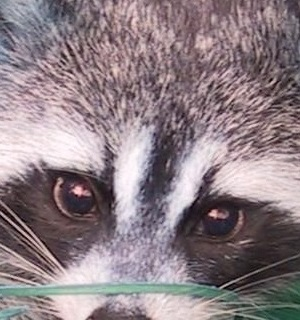
#> input picture frame_2D_alg/images/raccoon_head.jpg, 300 x 320 px
$ python frame_blobs.py
#> lines starting #> are read from the running program, lines starting #| are printed output that depends on the picture; after the words box and inside, x2 and y2 are one past the last pixel; in counts of white or black regions, pixels touching at a corner belong together
### frame_2D_alg/class_cluster.py
"""
Provide a base class for cluster objects in 2D implementation of CogAlg.

Features:
- Unique instance ids per class.
- Instances are retrievable by ids via class.
- Reduced memory usage compared to using dict.
- Methods generated via string templates so overheads caused by
differences in interfaces are mostly eliminated.
- Can be extended/modified further to support main implementation better.

"""

import weakref
from numbers import Number


NoneType = type(None)

_methods_template = '''
@property
def id(self):
    return self._id

def pack(self{pack_args}):
    """Pack all fields/params back into {typename}."""
    {pack_assignments}

def unpack(self):
    """Unpack all fields/params back into the cluster."""
    return ({param_vals})

def accumulate(self, **kwargs):
    """Add a number to specified numerical fields/params."""
    {accumulations}

def __contains__(self, item):
    return (item in {params})

def __delattr__(self, item):
    raise AttributeError("cannot delete attribute from "
                         "'{typename}' object")

def __repr__(self):
    return "{typename}({repr_fmt})" % ({numeric_param_vals})

'''

class MetaCluster(type):
    """
    Serve as a factory for creating new cluster classes.
    """
    def __new__(mcs, typename, bases, attrs):  # called right before a new class is created
        # get fields/params and numeric params
#> called with typename = 'ClusterStructure', bases = ()
        params = tuple(attr for attr in attrs
                       if not attr.startswith('_')
                       and not callable(attr))
        numeric_params = tuple(param for param in params
                               if issubclass(attrs[param], Number))

        # Fill in the template
        methods_definitions = _methods_template.format(
            typename=typename,
            params=str(params),
            param_vals=', '.join(f'self.{param}'
                                 for param in params),
            numeric_param_vals=', '.join(f'self.{param}'
                                         for param in numeric_params),
            pack_args=', '.join(param for param in ('', *params)),
            pack_assignments='; '.join(f'self.{param} = {param}'
                                  for param in params)
                             if params else 'pass',
            accumulations='; '.join(f"self.{param} += "
                                    f"kwargs.get('{param}', 0)"
                                    for param in numeric_params)
                          if params else 'pass',
            repr_fmt=', '.join(f'{param}=%r' for param in numeric_params),
        )
        # Generate methods
        namespace = dict(print=print)
        exec(methods_definitions, namespace)
        # Replace irrelevant names
        namespace.pop('__builtins__')
        namespace.pop('print')

        # Update to attrs
        attrs.update(namespace)

        # Save default types for fields/params
        for param in params:
            attrs[param + '_type'] = attrs.pop(param)
        # attrs['params'] = params
        # attrs['numeric_params'] = numeric_params

        # Add fields/params and other instance attributes
        attrs['__slots__'] = (('_id', 'hid', *params, '__weakref__')
                              if not bases else ('_id', 'hid', *params))

        # Register the new class
        cls = super().__new__(mcs, typename, bases, attrs)

        # Create container for references to instances
        cls._instances = []

        return cls

    def __call__(cls, *args, **kwargs):  # call right before a new instace is created
        # register new instace
        instance = super().__call__(*args, **kwargs)

        # initialize fields/params
        for param in cls.__slots__[2:]:  # Exclude _id and __weakref__
            setattr(instance, param,
                    kwargs.get(param,
                               getattr(cls, param + '_type')()))

        # Set id
        instance._id = len(cls._instances)

        # Create ref
        cls._instances.append(weakref.ref(instance))

        # no default higher cluster id, set to None
        instance.hid = None  # higher cluster's id

        return instance

    # [5 lines left out: function get_instance, not called in this run]

    @property
    def instance_cnt(cls):
        return len(cls._instances)


class ClusterStructure(metaclass=MetaCluster):
    """
    Base class for cluster objects in 2D implementation of CogAlg.

    Each time a new instance is created, four things are done:
    - Set initialize field/param.
    - Set id.
    - Save a weak reference of instance inside the class object.
    (meaning that if there's no other references to instance,
    it will be garbage collected, weakref to it will return None
    afterwards)
    - Set higher cluster id to None (no higher cluster structure yet)

    Examples
    --------
    >>> from frame_class import Cluster
    >>> class CP(Cluster):
    >>>     L = int  # field/param name and default type
    >>>     I = int
    >>>
    >>> P1 = CP(L=1, I=5) # initialized with values
    >>> print(P1)
    CP(L=1, I=5)

    >>> P2 = CP()  # default initialization
    >>> print(P2)
    CP(L=0, I=0)

    >>> print(P1.id, P2.id)  # instance's ids
    0 1

    >>> # look for object by instance's ids
    >>> print(CP.get_instance(0), CP.get_instance(1))
    CP(L=1, I=5) CP(L=0, I=0)

    >>> P2.L += 1; P2.I += 10  # assignment, fields are mutable
    >>> print(P2)
    CP(L=1, I=10)

    >>> # field/param types are not constrained, so be careful!
    >>> P2.L = 'something'
    >>> print(P2)
    CP(L='something', I=10)

    """

    def __init__(self, **kwargs):
        pass

# [3 lines that do not run on import are left out]

### frame_2D_alg/utils.py
from itertools import (repeat, accumulate, chain, starmap, tee)
import numbers
import numpy as np

import cv2

# ----------------------------------------------------------------------------
# Constants

# colors
WHITE = 255
BLACK = 0
GREY = 128
DGREY = 64
LGREY = 192

masking_val = 128  # Pixel at this value can be over-written

SIGN_MAPS = {
    'binary': {
        False: BLACK,
        True: WHITE,
    },
    'ternary': {
        0: WHITE,
        1: BLACK,
        2: GREY
    },
}

# ----------------------------------------------------------------------------
# General purpose functions

# [14 lines left out: functions bipolar, pairwise, not called in this run]


def flatten(listOfLists):
    "Flatten one level of nesting"
    return chain.from_iterable(listOfLists)


def minmax(iterable, min=min, max=max, tee=tee):
    a, b = tee(iterable)
    return min(a), max(b)


# [4 lines left out: function array2image, not called in this run]


def imread(filename, raise_if_not_read=True):
    "Read an image in grayscale, return array."
#> called with filename = './images//raccoon_head.jpg', raise_if_not_read = True
    try:
        return cv2.imread(filename, 0).astype(int)
#> returned value: shape (320, 300) int64; min 0, max 254, mean 132
    except AttributeError:
        if raise_if_not_read:
            raise SystemError('image is not read')
        else:
            print('Warning: image is not read')
            return None


def imwrite(filename, img):
    "Write image with cv2.imwrite."
    cv2.imwrite(filename, img)

# ----------------------------------------------------------------------------
# Blob slicing

# [39 lines left out: functions slice_to_box, localize, not called in this run]


def shrink(shape, x, axes=(0, 1)):
    '''Return shape tuple that is shrunken by x units.'''
    return tuple(X - x if axis in axes else X for axis, X in enumerate(shape))

# ----------------------------------------------------------------------------
# Blob drawing

# [203 lines left out: functions map_sub_blobs, map_frame_binary, map_frame, draw_blob, draw_stack, stack_box and 5 more, not called in this run]

# ---------------------------------------------------------------------
# ----------------------------------------------------------------------------

### frame_2D_alg/frame_blobs.py
'''
    2D version of first-level core algorithm will have frame_blobs, intra_blob (recursive search within blobs), and xy_blobs.
    frame_blobs() performs three types of operations:
    - comp_pixel:
    Comparison between diagonal pixels in 2x2 kernels of image forms derts: tuples of pixel + derivatives per kernel.
    The output is dert__: 2D pixel-mapped array of pixel-mapped derts.
    - derts2blobs:
    Image dert__ is segmented into blobs: contiguous areas of positive | negative deviation of gradient per kernel.
    Each blob is parameterized with summed derivatives of its constituent derts.
    - assign_adjacents:
    Each blob is assigned internal and external sets of opposite-sign blobs it is connected to.
'''

import sys
import numpy as np

from collections import deque
from frame_blobs_defs import CBlob, FrameOfBlobs
from frame_blobs_imaging import visualize_blobs
from utils import minmax

ave = 30  # filter or hyper-parameter, set as a guess, latter adjusted by feedback
UNFILLED = -1
EXCLUDED_ID = -2

def accum_blob_Dert(blob, dert__, y, x):
    blob.I += dert__[0][y, x]
    blob.Dy += dert__[1][y, x]
    blob.Dx += dert__[2][y, x]
    blob.G += dert__[3][y, x]
    blob.M += dert__[4][y, x]


def comp_pixel(image):  # 2x2 pixel cross-correlation within image, as in edge detection operators
    # see comp_pixel_versions file for other versions and more explanation

    # input slices into sliding 2x2 kernel, each slice is a shifted 2D frame of grey-scale pixels:
    topleft__ = image[:-1, :-1]
    topright__ = image[:-1, 1:]
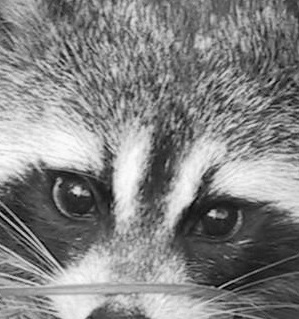
#> topright__: shape (319, 299) int64; min 0, max 254, mean 131.9
    bottomleft__ = image[1:, :-1]
    bottomright__ = image[1:, 1:]
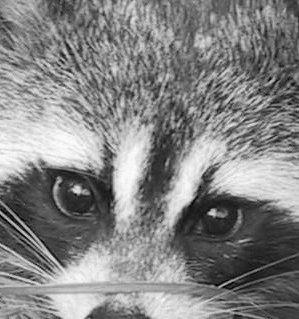
#> bottomright__: shape (319, 299) int64; min 0, max 254, mean 132

    Gy__ = ((bottomleft__ + bottomright__) - (topleft__ + topright__))  # same as decomposition of two diagonal differences into Gy
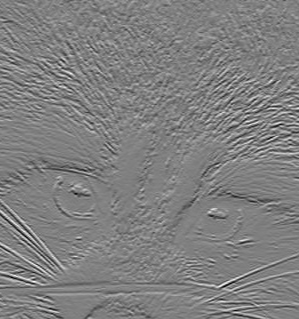
#> Gy__: shape (319, 299) int64; min -214, max 212, mean 0.1; drawn with min black and max white
    Gx__ = ((topright__ + bottomright__) - (topleft__ + bottomleft__))  # same as decomposition of two diagonal differences into Gx
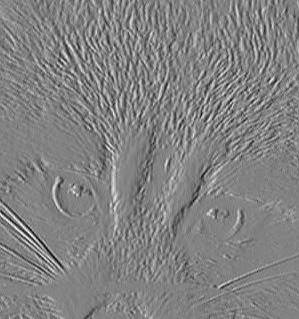
#> Gx__: shape (319, 299) int64; min -165, max 158, mean -0.3; drawn with min black and max white

    G__ = (np.hypot(Gy__, Gx__) - ave).astype('int')  # deviation of central gradient per kernel, between four vertex pixels
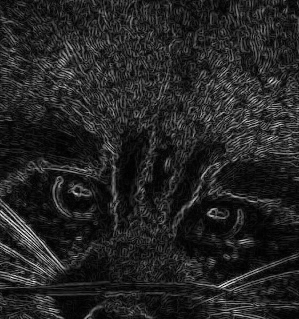
#> G__: shape (319, 299) int64; min -30, max 206, mean 3.6; drawn with min black and max white
    M__ = ave - (abs(topleft__ - bottomright__) + abs(topright__ - bottomleft__))  # inverse deviation of SAD: variation in kernel
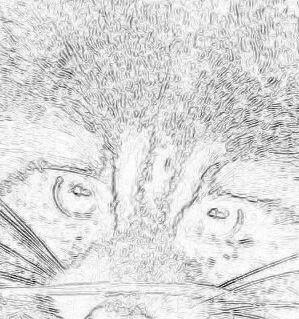
#> M__: shape (319, 299) int64; min -184, max 30, mean -0.3; drawn with min black and max white
#> `dert__ = comp_pixel(image)`: dert__ = 5 items

    return (topleft__, Gy__, Gx__, G__, M__)  # tuple of 2D arrays per param of dert (derivatives' tuple)
    # renamed dert__ = (p__, dy__, dx__, g__, m__) for readability in functions below


def derts2blobs(dert__, verbose=False, render=False):

    if verbose:
        start_time = time()

    blob_, idmap, adj_pairs = flood_fill(dert__,
                                         sign__=dert__[3] > 0,  # sign of deviation of gradient
                                         # g__ was not signed, we used dy__ sign instead
                                         verbose=verbose)
    I = Dy = Dx = G = M = 0
    for blob in blob_:
        I += blob.I
        Dy += blob.Dy
        Dx += blob.Dx
        G += blob.G
        M += blob.M
    frame = FrameOfBlobs(I=I, Dy=Dy, Dx=Dx, G=G, M=M, blob_=blob_, dert__=dert__)

    assign_adjacents(adj_pairs)

    if verbose:
        print(f"{len(frame.blob_)} blobs formed in {time() - start_time} seconds")

    if render:
        visualize_blobs(idmap, frame.blob_)

    return frame


def flood_fill(dert__, sign__, verbose=False,
               mask=None, blob_cls=CBlob,
               accum_func=accum_blob_Dert):

#> called with verbose = 1
    if mask is None: # non intra dert
        height, width = dert__[0].shape
#> height = 319; width = 299

    else: # intra dert
        height, width = mask.shape


    idmap = np.full((height, width), UNFILLED, 'int64')  # blob's id per dert, initialized UNFILLED
    if mask is not None:
        idmap[mask] = EXCLUDED_ID

    if verbose:
        step = 100 / height / width     # progress % percent per pixel
#> step = 0.00105
        progress = 0.0
        print(f"\rClustering... {round(progress)} %", end="")
        sys.stdout.flush()

    blob_ = []
    adj_pairs = set()
    for y in range(height):
        for x in range(width):
            if idmap[y, x] == UNFILLED:  # ignore filled/clustered derts
                # initialize new blob
                blob = blob_cls(sign=sign__[y, x], root_dert__=dert__)
                blob_.append(blob)
                idmap[y, x] = blob.id
                y0, yn = y, y
                x0, xn = x, x

                # flood fill the blob, start from current position
                unfilled_derts = deque([(y, x)])
                while unfilled_derts:
                    y1, x1 = unfilled_derts.popleft()

                    # add dert to blob
                    accum_func(blob, dert__, y1, x1)
                    blob.S += 1
                    if y1 < y0:
                        y0 = y1
                    elif y1 > yn:
                        yn = y1
                    if x1 < x0:
                        x0 = x1
                    elif x1 > xn:
                        xn = x1

                    # determine neighbors' coordinates, 4 for -, 8 for +
                    if blob.sign:   # include diagonals
                        adj_dert_coords = [(y1 - 1, x1 - 1), (y1 - 1, x1),
                                           (y1 - 1, x1 + 1), (y1, x1 + 1),
                                           (y1 + 1, x1 + 1), (y1 + 1, x1),
                                           (y1 + 1, x1 - 1), (y1, x1 - 1)]
                    else:
                        adj_dert_coords = [(y1 - 1, x1), (y1, x1 + 1),
                                           (y1 + 1, x1), (y1, x1 - 1)]

                    # search through neighboring derts
                    for y2, x2 in adj_dert_coords:
                        # check if image boundary is reached
                        if (y2 < 0 or y2 >= height or
                            x2 < 0 or x2 >= width or
                            idmap[y2, x2] == EXCLUDED_ID):
                            blob.fopen = True
                        # check if filled
                        elif idmap[y2, x2] == UNFILLED:
                            # check if same-signed
                            if blob.sign == sign__[y2, x2]:
                                idmap[y2, x2] = blob.id  # add blob ID to each dert
                                unfilled_derts.append((y2, x2))
                        # else check if same-signed
                        elif blob.sign != sign__[y2, x2]:
                            adj_pairs.add((idmap[y2, x2], blob.id))     # blob.id always bigger

                # terminate blob
                yn += 1
                xn += 1
                blob.box = y0, yn, x0, xn
                blob.mask = (idmap[y0:yn, x0:xn] != blob.id)
                blob.adj_blobs = [[], 0, 0, 0, 0]

                if verbose:
                    progress += blob.S * step
                    print(f"\rClustering... {round(progress)} %", end="")
                    sys.stdout.flush()
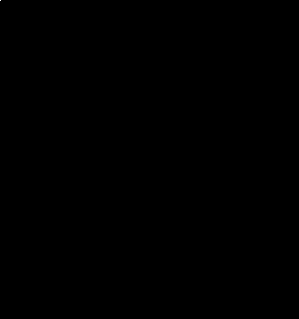
#> idmap: shape (319, 299) int64; values -1 (black) and 0 (white), 0% white in thin lines or dots, all inside (x1, y1, x2, y2) = (0, 0, 1, 1)
#> after the loop, adj_pairs = 0 items; blob_ = 1 item; progress = 0
    if verbose:
        print("")

    return blob_, idmap, adj_pairs


# [33 lines left out: function assign_adjacents, not called in this run]


if __name__ == "__main__":
    # Imports
    import argparse
    from time import time
    from utils import imread

    # Parse arguments
    argument_parser = argparse.ArgumentParser()
    argument_parser.add_argument('-i', '--image', help='path to image file', default='./images//raccoon_head.jpg')
    argument_parser.add_argument('-v', '--verbose', help='print details, useful for debugging', type=int, default=1)
    argument_parser.add_argument('-n', '--intra', help='run intra_blobs after frame_blobs', type=int, default=1)
    argument_parser.add_argument('-r', '--render', help='render the process', type=int, default=0)
    argument_parser.add_argument('-c', '--clib', help='use C shared library', type=int, default=0)
    args = argument_parser.parse_args()
    image = imread(args.image)

    # frame-blobs start here
    start_time = time()
    dert__ = comp_pixel(image)
#> (the run stopped early here; a loop or call above may not have finished)

$ run again, with frame_2D_alg/images/toucan.jpg copied over frame_2D_alg/images/raccoon_head.jpg
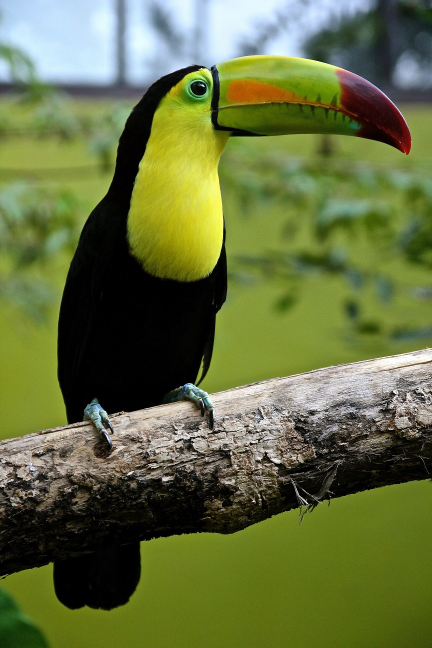
#> input picture frame_2D_alg/images/toucan.jpg, 864 x 1296 px (shown at 1/2 size)
#> in comp_pixel, `G__ = (np.hypot(Gy__, Gx__) - ave).astype('int')`:
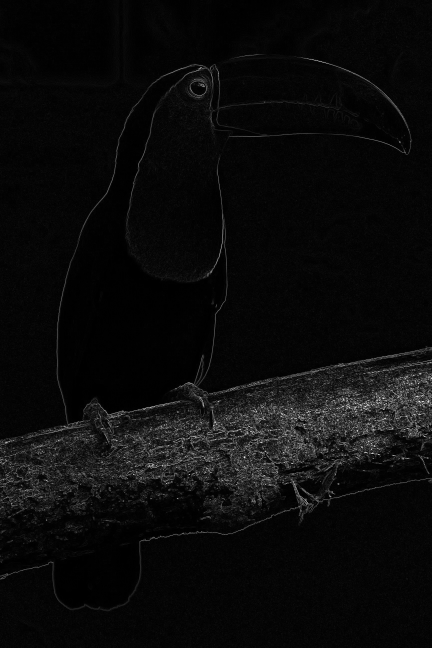
#> G__: shape (1295, 863) int64 (shown at 1/2 size); min -30, max 480, mean -8; drawn with min black and max white
#> in comp_pixel, `M__ = ave - (abs(topleft__ - bottomright__) + abs(topright__ - bottoml..`:
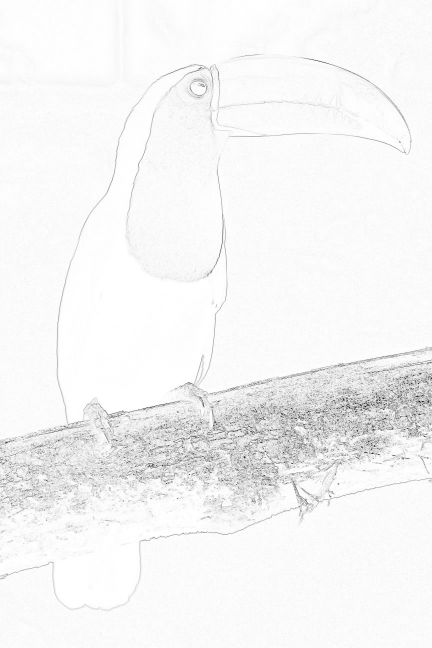
#> M__: shape (1295, 863) int64 (shown at 1/2 size); min -480, max 30, mean 10.1; drawn with min black and max white
#> dert__ = 5 items
#> after the loop in flood_fill, `for y in range(height):`: adj_pairs = 0 items; blob_ = 1 item; progress = 0

$ run again, with frame_2D_alg/images/toucan_head.jpg copied over frame_2D_alg/images/raccoon_head.jpg
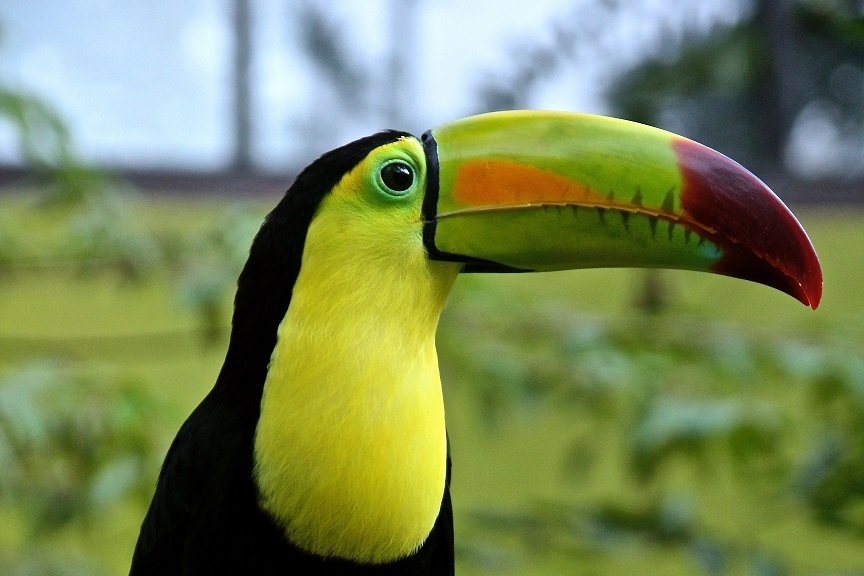
#> input picture frame_2D_alg/images/toucan_head.jpg, 864 x 576 px
#> in comp_pixel, `G__ = (np.hypot(Gy__, Gx__) - ave).astype('int')`:
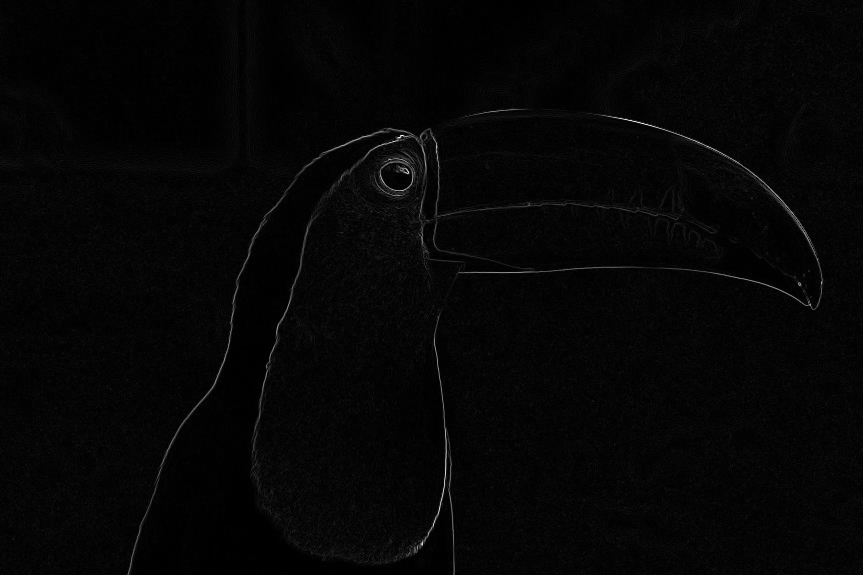
#> G__: shape (575, 863) int64; min -30, max 458, mean -19.1; drawn with min black and max white
#> in comp_pixel, `M__ = ave - (abs(topleft__ - bottomright__) + abs(topright__ - bottoml..`:
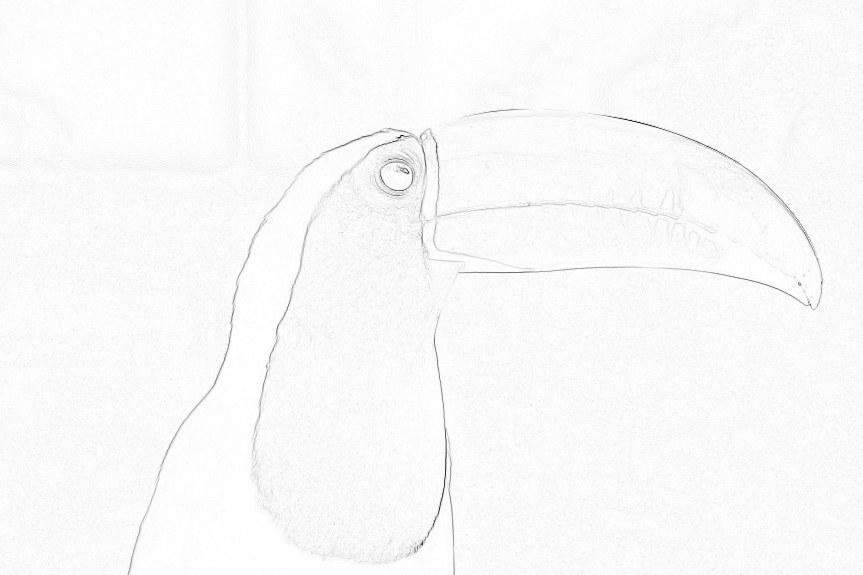
#> M__: shape (575, 863) int64; min -458, max 30, mean 20.6; drawn with min black and max white
#> dert__ = 5 items
#> after the loop in flood_fill, `for y in range(height):`: adj_pairs = 0 items; blob_ = 1 item; progress = 0
